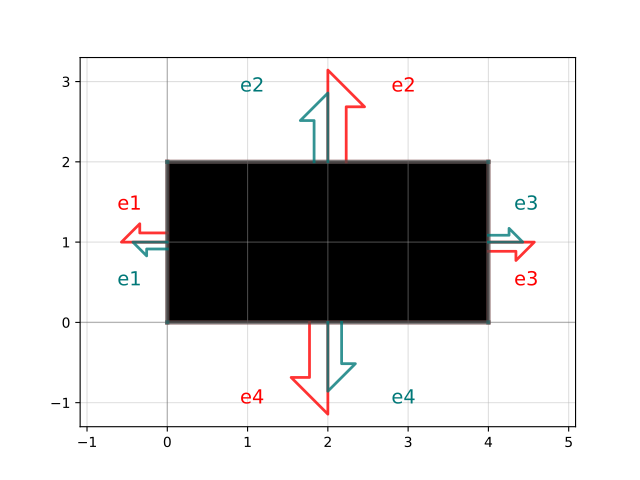

Write Python code to recreate this figure.
import gdsfactory as gf

c = gf.components.rectangle(size=(4.0, 2.0), layer='WG', centered=False, port_type='electrical', port_orientations=(180, 90, 0, -90))
c.plot()
